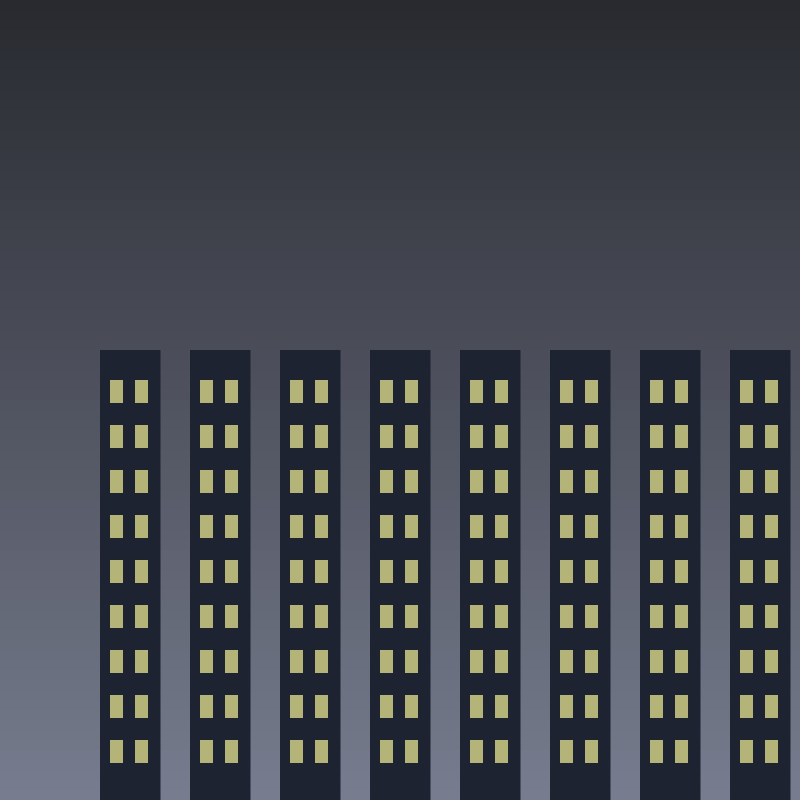
#> input picture assets/demo.jpg, 1600 x 1600 px (shown at 1/2 size)
$ python template.py
#> lines starting #> are read from the running program, lines starting #| are printed output that depends on the picture
"""
AravindNews24 — Post Template Renderer
Produces a 1080x1350 (Instagram 4:5) high-quality news post using one of
4 professional layouts (rotated/selected in src/main.py based on category
and — once real data exists — which variant actually gets more reach):

  1. full_bleed    — classic breaking-news look: full photo, bottom gradient,
                      pill + headline overlaid at the bottom
  2. split_banner  — photo on top, solid brand panel with headline below —
                      cleaner separation, good for business/data stories
  3. framed_card   — photo inset in a colored frame, headline in a boxed
                      card near the bottom — more polished/editorial feel
  4. text_card     — no photo at all: bold typography on a color-graded
                      background. Competes in the same rotation/tracking
                      as the photo templates for EVERY category, so real
                      reach data (not a guess) decides whether text-only
                      cards outperform photo cards for this audience.
                      (alert_card is a separate, hazard-themed no-photo
                      variant used only for fresh incidents — not part of
                      this general rotation.)
"""

from PIL import Image, ImageDraw, ImageFont, ImageFilter, ImageEnhance
import os

# ---- paths ----
BASE = os.path.dirname(os.path.dirname(os.path.abspath(__file__)))
FONTS = os.path.join(BASE, "assets", "fonts")
ANTON = os.path.join(FONTS, "Anton-Regular.ttf")
ARCHIVO = os.path.join(FONTS, "Archivo.ttf")
PT_SERIF = os.path.join(FONTS, "PTSerif-Bold.ttf")  # PT Serif (OFL), used by feed_post's overlay style

# ---- brand tokens ----
W, H = 1080, 1350
ACCENT = "#F5871F"        # orange accent (from your reference)
WHITE = "#FFFFFF"
NEAR_BLACK = "#0A0A0A"
MUTED = "#B8B8B8"

VARIANTS = ("full_bleed", "split_banner", "framed_card", "text_card")

# category -> pill color
CATEGORY_COLORS = {
    "BREAKING NEWS": "#E01E1E",
    "INDIA NEWS":    "#0EA5A5",
    "TAMIL NADU NEWS": "#F5871F",
    "WORLD NEWS":    "#1E6FE0",
    "SPORTS NEWS":   "#12A150",
    "BUSINESS NEWS": "#8B5CF6",
    "HOT TOPIC":     "#F5871F",
    "HUMAN INTEREST": "#E0499B",
    "INDIAN CINEMA": "#D4AF37",
}


def _font(path, size):
    return ImageFont.truetype(path, size)


def _fit_cover(img, w, h):
    """Scale + center-crop image to exactly fill w x h (no distortion)."""
    src_ratio = img.width / img.height
    dst_ratio = w / h
    if src_ratio > dst_ratio:
        new_h = h
        new_w = int(h * src_ratio)
    else:
        new_w = w
        new_h = int(w / src_ratio)
    img = img.resize((new_w, new_h), Image.LANCZOS)
    left = (new_w - w) // 2
    top = (new_h - h) // 2
    return img.crop((left, top, left + w, top + h))


def _wrap(draw, text, font, max_w):
    words = text.split()
    lines, cur = [], ""
    for word in words:
        test = (cur + " " + word).strip()
        if draw.textlength(test, font=font) <= max_w:
            cur = test
        else:
            if cur:
                lines.append(cur)
            cur = word
    if cur:
        lines.append(cur)
    return lines


def _bottom_gradient(size, height):
    """Transparent -> solid black gradient for the lower portion."""
    w, h = size
    grad = Image.new("L", (1, h), 0)
    for y in range(h):
        if y < h - height:
            grad.putpixel((0, y), 0)
        else:
            t = (y - (h - height)) / height
            grad.putpixel((0, y), int(255 * (t ** 1.3)))
    grad = grad.resize((w, h))
    black = Image.new("RGBA", (w, h), (5, 5, 5, 255))
    black.putalpha(grad)
    return black


# [21 lines left out: function _fit_contain_blurred, not called in this run]


def _load_photo(photo_path, w, h, smart_fit=False):
    photo = Image.open(photo_path).convert("RGB")
    src_ratio = photo.width / photo.height
    dst_ratio = w / h
    # Only deviate from the normal cover-crop when the mismatch is large
    # enough that cover-crop would cut off a large fraction of the frame
    # -- a photo close to 4:5 already looks fine cropped, and cropping is
    # simpler/more consistent with the rest of the brand's stock photos.
    if smart_fit and max(src_ratio, dst_ratio) / min(src_ratio, dst_ratio) > 1.25:
        photo = _fit_contain_blurred(photo, w, h)
    else:
        photo = _fit_cover(photo, w, h)
    photo = ImageEnhance.Contrast(photo).enhance(1.06)
    photo = ImageEnhance.Color(photo).enhance(1.08)
    return photo


def _draw_logo(canvas, draw, logo_path, x, y):
    # Removed by request -- this was drawing a text fallback ("ARAVIND
    # NEWS24 / LAST 24 HOURS - INDIA & WORLD") on every single post since
    # no real logo image file exists at logo_path. Left as a no-op (rather
    # than removing every call site) so it disappears from every template
    # at once, both the 4:5 feed cards and the 9:16 reel cards, which
    # import this same function.
    pass


def _headline_lines(draw, headline, max_w, max_lines=4, start_size=118, min_size=58):
    size = start_size
    while size > min_size:
        f_head = _font(ANTON, size)
        lines = _wrap(draw, headline.upper(), f_head, max_w)
        if len(lines) <= max_lines:
            break
        size -= 4
    f_head = _font(ANTON, size)
    lines = _wrap(draw, headline.upper(), f_head, max_w)
    return lines, f_head, size


def _hex_to_rgb(h):
    h = h.lstrip("#")
    return tuple(int(h[i:i + 2], 16) for i in (0, 2, 4))


def _mix(c1, c2, t):
    r1, g1, b1 = _hex_to_rgb(c1)
    r2, g2, b2 = _hex_to_rgb(c2)
    return (int(r1 + (r2 - r1) * t), int(g1 + (g2 - g1) * t), int(b1 + (b2 - b1) * t))


def _vertical_gradient(w, h, top_rgb, bottom_rgb):
    grad = Image.new("RGB", (1, h))
    for y in range(h):
        t = y / h
        grad.putpixel((0, y), tuple(
            int(top_rgb[i] + (bottom_rgb[i] - top_rgb[i]) * t) for i in range(3)
        ))
    return grad.resize((w, h))


# [31 lines left out: functions _hazard_stripe_band, _draw_hazard_icon, not called in this run]


def _draw_headline_block(draw, lines, f_head, size, x, y, accent_up, color=WHITE):
    line_h = int(size * 0.98)
    for line in lines:
        cx = x
        if accent_up in line:
            before, _, after = line.partition(accent_up)
            if before:
                draw.text((cx, y), before, font=f_head, fill=color)
                cx += draw.textlength(before, font=f_head)
            draw.text((cx, y), accent_up, font=f_head, fill=ACCENT)
            cx += draw.textlength(accent_up, font=f_head)
            if after:
                draw.text((cx, y), after, font=f_head, fill=color)
        else:
            draw.text((cx, y), line, font=f_head, fill=color)
        y += line_h
    return y


# ============================================================
# Variant 1 — full_bleed (original layout)
# ============================================================
def _render_full_bleed(photo_path, category, headline, accent_word, out_path,
                        footer, handle, logo_path, smart_fit=False):
    pill_color = CATEGORY_COLORS.get(category, ACCENT)
    canvas = _load_photo(photo_path, W, H, smart_fit).convert("RGBA")

    grad = _bottom_gradient((W, H), int(H * 0.62))
    canvas = Image.alpha_composite(canvas, grad)

    top_grad = Image.new("L", (1, H), 0)
    for y in range(H):
        top_grad.putpixel((0, y), int(150 * max(0, (1 - y / (H * 0.22)))))
    top_grad = top_grad.resize((W, H))
    top_black = Image.new("RGBA", (W, H), (0, 0, 0, 255))
    top_black.putalpha(top_grad)
    canvas = Image.alpha_composite(canvas, top_black)

    draw = ImageDraw.Draw(canvas)
    MARGIN = 70
    HEADLINE_BOTTOM = H - 150

    _draw_logo(canvas, draw, logo_path, MARGIN, 55)

    lines, f_head, size = _headline_lines(draw, headline, W - MARGIN * 2)
    line_h = int(size * 0.98)
    total_h = line_h * len(lines)
    headline_top = HEADLINE_BOTTOM - total_h

    f_cat = _font(ARCHIVO, 30)
    cat_text = category
    tw = draw.textlength(cat_text, font=f_cat)
    pill_h = 58
    pill_w = tw + 56
    pill_y = headline_top - pill_h - 26
    draw.rounded_rectangle([MARGIN, pill_y, MARGIN + pill_w, pill_y + pill_h],
                            radius=8, fill=pill_color)
    draw.text((MARGIN + 28, pill_y + 12), cat_text, font=f_cat, fill=WHITE)

    _draw_headline_block(draw, lines, f_head, size, MARGIN, headline_top, accent_word.upper())

    f_foot = _font(ARCHIVO, 34)
    fy = H - 90
    draw.text((MARGIN, fy), footer, font=f_foot, fill=MUTED)
    fw = draw.textlength(footer + "  ", font=f_foot)
    draw.text((MARGIN + fw, fy), "→  " + handle, font=f_foot, fill=WHITE)

    canvas.convert("RGB").save(out_path, "JPEG", quality=95, subsampling=0)
    return out_path


# ============================================================
# Variant 2 — split_banner (photo top, solid panel bottom)
# ============================================================
def _render_split_banner(photo_path, category, headline, accent_word, out_path,
                          footer, handle, logo_path, smart_fit=False):
    pill_color = CATEGORY_COLORS.get(category, ACCENT)
    PHOTO_H = int(H * 0.58)
    MARGIN = 70

    photo = _load_photo(photo_path, W, PHOTO_H, smart_fit)
    canvas = Image.new("RGB", (W, H), NEAR_BLACK).convert("RGBA")
    canvas.paste(photo, (0, 0))

    # subtle top gradient over the photo for the logo
    top_grad = Image.new("L", (1, PHOTO_H), 0)
    for y in range(PHOTO_H):
        top_grad.putpixel((0, y), int(150 * max(0, (1 - y / (PHOTO_H * 0.4)))))
    top_grad = top_grad.resize((W, PHOTO_H))
    top_black = Image.new("RGBA", (W, PHOTO_H), (0, 0, 0, 255))
    top_black.putalpha(top_grad)
    canvas.alpha_composite(top_black, (0, 0))

    # accent-colored divider line between photo and panel
    draw = ImageDraw.Draw(canvas)
    draw.rectangle([0, PHOTO_H, W, PHOTO_H + 6], fill=pill_color)

    _draw_logo(canvas, draw, logo_path, MARGIN, 55)

    panel_top = PHOTO_H + 6
    panel_pad_top = 40
    cat_y = panel_top + panel_pad_top

    f_cat = _font(ARCHIVO, 28)
    cat_text = category
    tw = draw.textlength(cat_text, font=f_cat)
    pill_h = 54
    draw.rounded_rectangle([MARGIN, cat_y, MARGIN + tw + 52, cat_y + pill_h],
                            radius=8, fill=pill_color)
    draw.text((MARGIN + 26, cat_y + 11), cat_text, font=f_cat, fill=WHITE)

    headline_top = cat_y + pill_h + 24
    max_headline_h = H - 90 - headline_top
    lines, f_head, size = _headline_lines(
        draw, headline, W - MARGIN * 2, max_lines=4, start_size=88, min_size=44)
    line_h = int(size * 0.98)
    # shrink further if it would overflow into the footer
    while line_h * len(lines) > max_headline_h and size > 40:
        size -= 4
        f_head = _font(ANTON, size)
        lines = _wrap(draw, headline.upper(), f_head, W - MARGIN * 2)
        line_h = int(size * 0.98)

    _draw_headline_block(draw, lines, f_head, size, MARGIN, headline_top, accent_word.upper())

    f_foot = _font(ARCHIVO, 32)
    fy = H - 68
    draw.text((MARGIN, fy), footer, font=f_foot, fill=MUTED)
    fw = draw.textlength(footer + "  ", font=f_foot)
    draw.text((MARGIN + fw, fy), "→  " + handle, font=f_foot, fill=WHITE)

    canvas.convert("RGB").save(out_path, "JPEG", quality=95, subsampling=0)
    return out_path


# ============================================================
# Variant 3 — framed_card (photo inset in a colored frame,
# headline in a boxed card)
# ============================================================
def _render_framed_card(photo_path, category, headline, accent_word, out_path,
                         footer, handle, logo_path, smart_fit=False):
    pill_color = CATEGORY_COLORS.get(category, ACCENT)
    FRAME = 22
    MARGIN = 70

    canvas = Image.new("RGB", (W, H), pill_color).convert("RGBA")
    photo = _load_photo(photo_path, W - FRAME * 2, H - FRAME * 2, smart_fit)
    canvas.paste(photo, (FRAME, FRAME))

    # dark gradient at the bottom of the inset photo for card legibility
    inset_w, inset_h = W - FRAME * 2, H - FRAME * 2
    grad = _bottom_gradient((inset_w, inset_h), int(inset_h * 0.5))
    canvas.alpha_composite(grad, (FRAME, FRAME))

    top_grad = Image.new("L", (1, inset_h), 0)
    for y in range(inset_h):
        top_grad.putpixel((0, y), int(140 * max(0, (1 - y / (inset_h * 0.2)))))
    top_grad = top_grad.resize((inset_w, inset_h))
    top_black = Image.new("RGBA", (inset_w, inset_h), (0, 0, 0, 255))
    top_black.putalpha(top_grad)
    canvas.alpha_composite(top_black, (FRAME, FRAME))

    draw = ImageDraw.Draw(canvas)
    _draw_logo(canvas, draw, logo_path, MARGIN, 55)

    # category ribbon, top-left corner of the frame
    f_cat = _font(ARCHIVO, 26)
    cat_text = category
    tw = draw.textlength(cat_text, font=f_cat)
    draw.rectangle([0, 210, tw + 60, 210 + 50], fill=NEAR_BLACK)
    draw.text((24, 224), cat_text, font=f_cat, fill=pill_color)

    HEADLINE_BOTTOM = H - FRAME - 40
    lines, f_head, size = _headline_lines(
        draw, headline, W - MARGIN * 2, max_lines=4, start_size=100, min_size=52)
    line_h = int(size * 0.98)
    total_h = line_h * len(lines)
    headline_top = HEADLINE_BOTTOM - total_h - 60  # leave room for footer line

    _draw_headline_block(draw, lines, f_head, size, MARGIN, headline_top, accent_word.upper())

    f_foot = _font(ARCHIVO, 30)
    fy = HEADLINE_BOTTOM - 10
    draw.text((MARGIN, fy), footer, font=f_foot, fill=MUTED)
    fw = draw.textlength(footer + "  ", font=f_foot)
    draw.text((MARGIN + fw, fy), "→  " + handle, font=f_foot, fill=WHITE)

    canvas.convert("RGB").save(out_path, "JPEG", quality=95, subsampling=0)
    return out_path


# ============================================================
# Variant 4 — text_card (no photo — bold typography on a color-graded
# background. Competes in the normal rotation for EVERY category, unlike
# alert_card below which is incident-only.)
# ============================================================
def _render_text_card(category, headline, accent_word, out_path,
                       footer, handle, logo_path):
    pill_color = CATEGORY_COLORS.get(category, ACCENT)
    MARGIN = 70

    top_rgb = _mix(pill_color, NEAR_BLACK, 0.55)
    bottom_rgb = _hex_to_rgb(NEAR_BLACK)
    canvas = _vertical_gradient(W, H, top_rgb, bottom_rgb).convert("RGBA")
    draw = ImageDraw.Draw(canvas)

    _draw_logo(canvas, draw, logo_path, MARGIN, 55)

    f_cat = _font(ARCHIVO, 30)
    cat_text = category
    tw = draw.textlength(cat_text, font=f_cat)
    pill_h = 58
    pill_w = tw + 56
    pill_y = 480
    draw.rounded_rectangle(
        [MARGIN, pill_y, MARGIN + pill_w, pill_y + pill_h],
        radius=8, fill=pill_color,
    )
    draw.text((MARGIN + 28, pill_y + 12), cat_text, font=f_cat, fill=WHITE)

    headline_top = pill_y + pill_h + 36
    lines, f_head, size = _headline_lines(
        draw, headline, W - MARGIN * 2, max_lines=6, start_size=104, min_size=48)
    line_h = int(size * 0.98)
    y_end = _draw_headline_block(draw, lines, f_head, size, MARGIN, headline_top,
                                  accent_word.upper())

    f_foot = _font(ARCHIVO, 34)
    fy = H - 90
    draw.text((MARGIN, fy), footer, font=f_foot, fill=MUTED)
    fw = draw.textlength(footer + "  ", font=f_foot)
    draw.text((MARGIN + fw, fy), "→  " + handle, font=f_foot, fill=WHITE)

    canvas.convert("RGB").save(out_path, "JPEG", quality=95, subsampling=0)
    return out_path


# ============================================================
# Variant 5 — alert_card (no photo — a bold graphic card for FRESH
# incidents where no real, legitimately-licensed photo of the specific
# event exists yet. Honest about not having "the photo" instead of
# forcing a stock substitute into that slot, which is what was producing
# mismatches for building collapses / accidents / disasters.)
# ============================================================
# [128 lines left out: functions _render_alert_card, render_overlay_png, not called in this run]


_RENDERERS = {
    "full_bleed": _render_full_bleed,
    "split_banner": _render_split_banner,
    "framed_card": _render_framed_card,
}


_NO_PHOTO_RENDERERS = {
    "text_card": _render_text_card,
    "alert_card": _render_alert_card,
}


def render_post(photo_path, category, headline, accent_word, out_path,
                 footer="For the latest news", handle="@aravindnews24",
                 logo_path=None, variant="full_bleed", smart_fit=False):
    category = category.upper()
    if variant in _NO_PHOTO_RENDERERS:
        return _NO_PHOTO_RENDERERS[variant](category, headline, accent_word,
                                             out_path, footer, handle, logo_path)
    fn = _RENDERERS.get(variant, _render_full_bleed)
    return fn(photo_path, category, headline, accent_word, out_path,
              footer, handle, logo_path, smart_fit)


if __name__ == "__main__":
    demo_photo = os.path.join(BASE, "assets", "demo.jpg")
    for v in VARIANTS:
        render_post(
            photo_path=demo_photo,
            category="INDIA NEWS",
            headline="RBI cuts repo rate to boost economy",
            accent_word="repo rate",
            out_path=os.path.join(BASE, f"demo_output_{v}.jpg"),
            variant=v,
        )
#> this loop made 4 passes
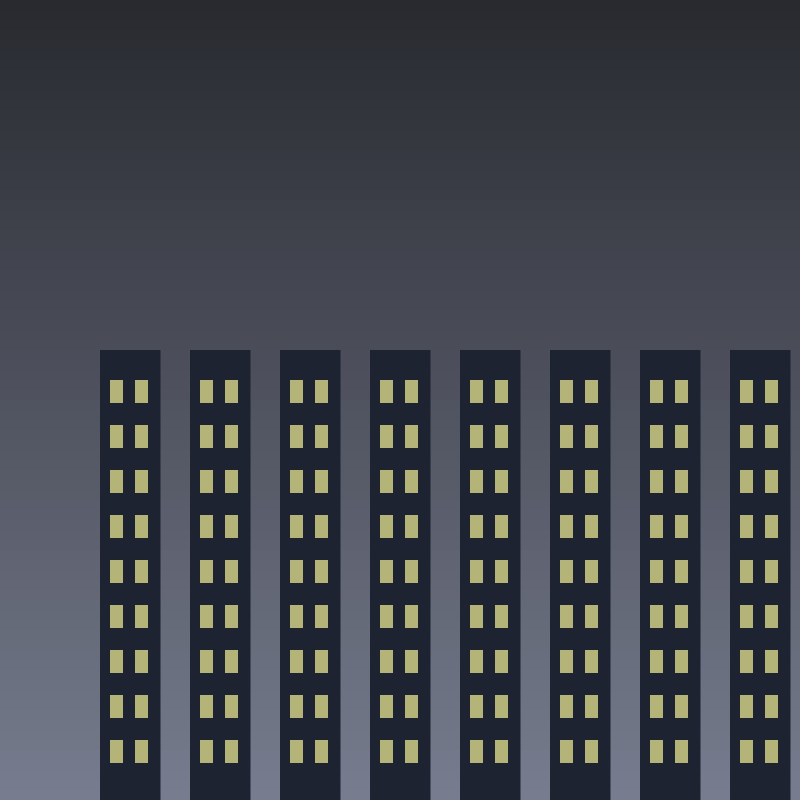
#> input picture assets/demo.jpg, 1600 x 1600 px (shown at 1/2 size)
#> pass 1, in _load_photo, `photo = _fit_cover(photo, w, h)`:
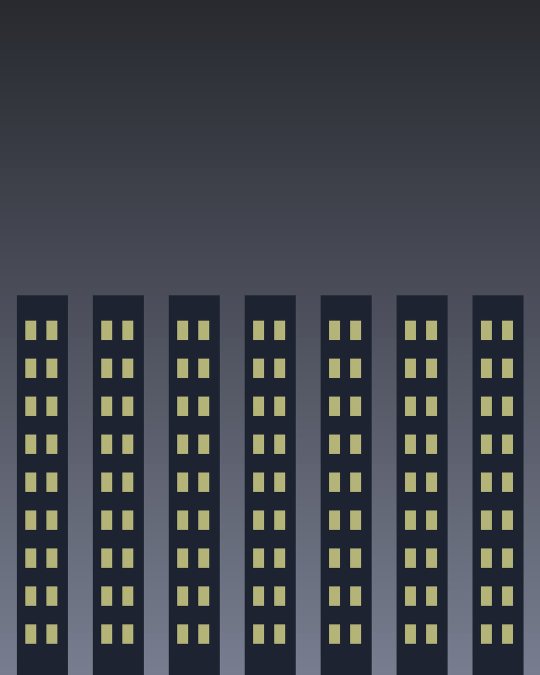
#> photo: PIL image 1080x1350 RGB (shown at 1/2 size); mean R, G, B 65.1, 68.8, 75.2
    print("rendered demo for all variants")
